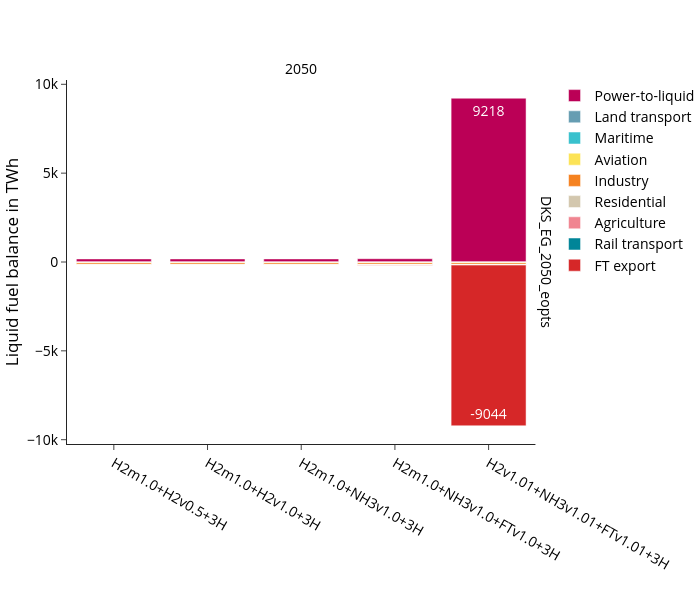

Notebook code cell kept with this figure:
### Code cell
fig_name = "liquid_fuel_balance_TWh"
fig = px.bar(
    df, 
    **fig_kwargs,
    color_discrete_map=colors["oil"],
    category_orders={
        "variable":list(colors["oil"].keys()),
        "scen": scen_order
        },
    #facet_col_spacing=0.1,
    labels={"value":"Liquid fuel balance in TWh","year":"",
            "variable":"", 
            "scen":""},

)
update_layout(fig)

print("Totals per scenario and year:", demand_sum_df)
fig.show()
#save_plotly_fig(df, fig, fig, sdir, f"{idx_group_name}_{fig_name}")

### Figure 1 — Plotly figure (JSON) as saved in the notebook; plotly's stock layout.template omitted (floating-point values rounded to 4 significant figures)
{"data": [{"hovertemplate": "=%{x}<br>run_name=DKS_EG_2050_eopts<br>Liquid fuel balance in TWh=%{text}<extra></extra>", "legendgroup": "Power-to-liquid", "marker": {"color": "#bb0056", "pattern": {"shape": ""}}, "name": "Power-to-liquid", "orientation": "v", "showlegend": true, "text": [174.0, 174.0, 174.0, 184.0, 9218.0], "textangle": 0, "textposition": "inside", "texttemplate": "%{y:.0f}", "type": "bar", "x": ["H2m1.0+H2v0.5+3H", "H2m1.0+H2v1.0+3H", "H2m1.0+NH3v1.0+3H", "H2m1.0+NH3v1.0+FTv1.0+3H", "H2v1.01+NH3v1.01+FTv1.01+3H"], "xaxis": "x", "y": [174.0, 174.0, 174.0, 184.0, 9218.0], "yaxis": "y"}, {"hovertemplate": "=%{x}<br>run_name=DKS_EG_2050_eopts<br>Liquid fuel balance in TWh=%{text}<extra></extra>", "legendgroup": "Land transport", "marker": {"color": "#669db2", "pattern": {"shape": ""}}, "name": "Land transport", "orientation": "v", "showlegend": true, "text": [-14.9, -14.9, -14.9, -14.9, -14.9], "textangle": 0, "textposition": "inside", "texttemplate": "%{y:.0f}", "type": "bar", "x": ["H2m1.0+H2v0.5+3H", "H2m1.0+H2v1.0+3H", "H2m1.0+NH3v1.0+3H", "H2m1.0+NH3v1.0+FTv1.0+3H", "H2v1.01+NH3v1.01+FTv1.01+3H"], "xaxis": "x", "y": [-14.9, -14.9, -14.9, -14.9, -14.9], "yaxis": "y"}, {"hovertemplate": "=%{x}<br>run_name=DKS_EG_2050_eopts<br>Liquid fuel balance in TWh=%{text}<extra></extra>", "legendgroup": "Maritime", "marker": {"color": "#39c1cd", "pattern": {"shape": ""}}, "name": "Maritime", "orientation": "v", "showlegend": true, "text": [-6.7, -6.7, -6.7, -6.7, -6.7], "textangle": 0, "textposition": "inside", "texttemplate": "%{y:.0f}", "type": "bar", "x": ["H2m1.0+H2v0.5+3H", "H2m1.0+H2v1.0+3H", "H2m1.0+NH3v1.0+3H", "H2m1.0+NH3v1.0+FTv1.0+3H", "H2v1.01+NH3v1.01+FTv1.01+3H"], "xaxis": "x", "y": [-6.7, -6.7, -6.7, -6.7, -6.7], "yaxis": "y"}, {"hovertemplate": "=%{x}<br>run_name=DKS_EG_2050_eopts<br>Liquid fuel balance in TWh=%{text}<extra></extra>", "legendgroup": "Aviation", "marker": {"color": "#fce356", "pattern": {"shape": ""}}, "name": "Aviation", "orientation": "v", "showlegend": true, "text": [-34.2, -34.2, -34.2, -34.2, -34.2], "textangle": 0, "textposition": "inside", "texttemplate": "%{y:.0f}", "type": "bar", "x": ["H2m1.0+H2v0.5+3H", "H2m1.0+H2v1.0+3H", "H2m1.0+NH3v1.0+3H", "H2m1.0+NH3v1.0+FTv1.0+3H", "H2v1.01+NH3v1.01+FTv1.01+3H"], "xaxis": "x", "y": [-34.2, -34.2, -34.2, -34.2, -34.2], "yaxis": "y"}, {"hovertemplate": "=%{x}<br>run_name=DKS_EG_2050_eopts<br>Liquid fuel balance in TWh=%{text}<extra></extra>", "legendgroup": "Industry", "marker": {"color": "#f58220", "pattern": {"shape": ""}}, "name": "Industry", "orientation": "v", "showlegend": true, "text": [-91.3, -91.3, -91.3, -91.3, -91.3], "textangle": 0, "textposition": "inside", "texttemplate": "%{y:.0f}", "type": "bar", "x": ["H2m1.0+H2v0.5+3H", "H2m1.0+H2v1.0+3H", "H2m1.0+NH3v1.0+3H", "H2m1.0+NH3v1.0+FTv1.0+3H", "H2v1.01+NH3v1.01+FTv1.01+3H"], "xaxis": "x", "y": [-91.3, -91.3, -91.3, -91.3, -91.3], "yaxis": "y"}, {"hovertemplate": "=%{x}<br>run_name=DKS_EG_2050_eopts<br>Liquid fuel balance in TWh=%{text}<extra></extra>", "legendgroup": "Residential", "marker": {"color": "#d3c7ae", "pattern": {"shape": ""}}, "name": "Residential", "orientation": "v", "showlegend": true, "text": [-22.6, -22.6, -22.6, -22.6, -22.6], "textangle": 0, "textposition": "inside", "texttemplate": "%{y:.0f}", "type": "bar", "x": ["H2m1.0+H2v0.5+3H", "H2m1.0+H2v1.0+3H", "H2m1.0+NH3v1.0+3H", "H2m1.0+NH3v1.0+FTv1.0+3H", "H2v1.01+NH3v1.01+FTv1.01+3H"], "xaxis": "x", "y": [-22.6, -22.6, -22.6, -22.6, -22.6], "yaxis": "y"}, {"hovertemplate": "=%{x}<br>run_name=DKS_EG_2050_eopts<br>Liquid fuel balance in TWh=%{text}<extra></extra>", "legendgroup": "Agriculture", "marker": {"color": "#f08591", "pattern": {"shape": ""}}, "name": "Agriculture", "orientation": "v", "showlegend": true, "text": [-4.0, -4.0, -4.0, -4.0, -4.0], "textangle": 0, "textposition": "inside", "texttemplate": "%{y:.0f}", "type": "bar", "x": ["H2m1.0+H2v0.5+3H", "H2m1.0+H2v1.0+3H", "H2m1.0+NH3v1.0+3H", "H2m1.0+NH3v1.0+FTv1.0+3H", "H2v1.01+NH3v1.01+FTv1.01+3H"], "xaxis": "x", "y": [-4.0, -4.0, -4.0, -4.0, -4.0], "yaxis": "y"}, {"hovertemplate": "=%{x}<br>run_name=DKS_EG_2050_eopts<br>Liquid fuel balance in TWh=%{text}<extra></extra>", "legendgroup": "Rail transport", "marker": {"color": "#008598", "pattern": {"shape": ""}}, "name": "Rail transport", "orientation": "v", "showlegend": true, "text": [-0.4, -0.4, -0.4, -0.4, -0.4], "textangle": 0, "textposition": "inside", "texttemplate": "%{y:.0f}", "type": "bar", "x": ["H2m1.0+H2v0.5+3H", "H2m1.0+H2v1.0+3H", "H2m1.0+NH3v1.0+3H", "H2m1.0+NH3v1.0+FTv1.0+3H", "H2v1.01+NH3v1.01+FTv1.01+3H"], "xaxis": "x", "y": [-0.4, -0.4, -0.4, -0.4, -0.4], "yaxis": "y"}, {"hovertemplate": "=%{x}<br>run_name=DKS_EG_2050_eopts<br>Liquid fuel balance in TWh=%{text}<extra></extra>", "legendgroup": "FT export", "marker": {"color": "#D62728", "pattern": {"shape": ""}}, "name": "FT export", "orientation": "v", "showlegend": true, "text": [-10.0, -9044.0], "textangle": 0, "textposition": "inside", "texttemplate": "%{y:.0f}", "type": "bar", "x": ["H2m1.0+NH3v1.0+FTv1.0+3H", "H2v1.01+NH3v1.01+FTv1.01+3H"], "xaxis": "x", "y": [-10.0, -9044.0], "yaxis": "y"}], "layout": {"annotations": [{"font": {}, "showarrow": false, "text": "2050", "x": 0.49, "xanchor": "center", "xref": "paper", "y": 1, "yanchor": "bottom", "yref": "paper"}, {"font": {}, "showarrow": false, "text": "DKS_EG_2050_eopts", "textangle": 90, "x": 0.98, "xanchor": "left", "xref": "paper", "y": 0.5, "yanchor": "middle", "yref": "paper"}], "barmode": "relative", "height": 600, "legend": {"title": {"text": ""}, "tracegroupgap": 0}, "width": 700, "xaxis": {"anchor": "y", "categoryarray": [], "categoryorder": "array", "domain": [0, 0.98], "title": {"text": ""}}, "yaxis": {"anchor": "x", "domain": [0, 1], "title": {"text": "Liquid fuel balance in TWh"}}}}
